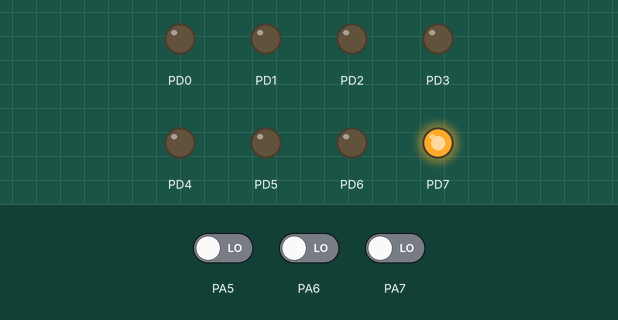
A program run on a simulated ATmega128, built with avr-gcc and emulated at 8 MHz. Shown: output pins drawn as LEDs (lit = HIGH). Dashed ring = blinking. The test bench sets the inputs (shaded band); at power-on: PA5 LOW, PA7 LOW, PA6 LOW.

Above: at 1.2 s.
1.3 s: PA5 driven HIGH
At 2.1 s:
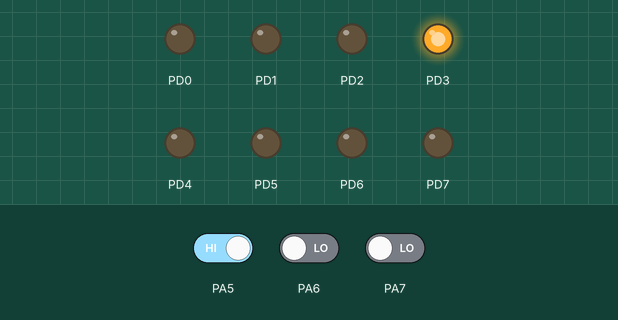
3.0 s: PA7 driven HIGH
At 3.15 s:
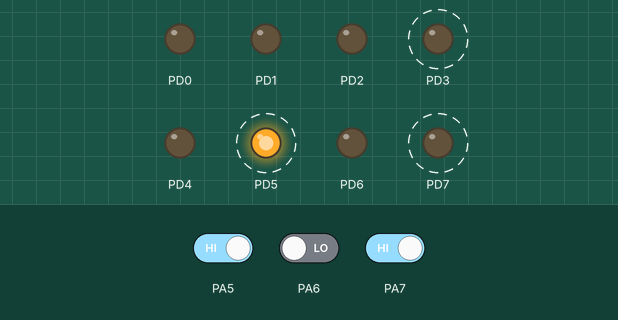
6.0 s: PA6 driven HIGH
At 6.35 s:
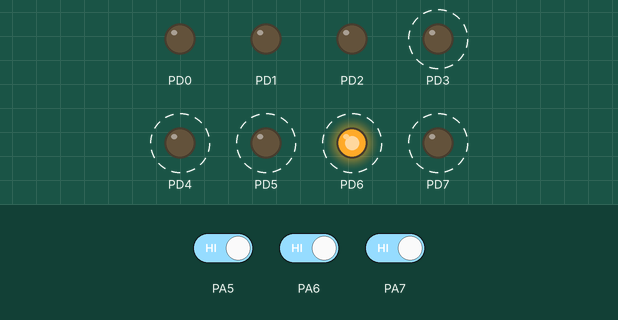
9.0 s: PA6 driven LOW
At 9.45 s:
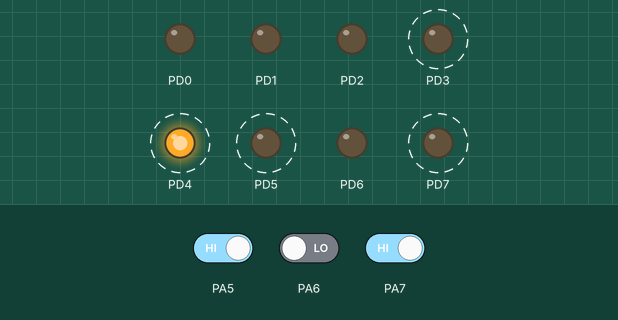
12.0 s: PA5 driven LOW
At 12.9 s:
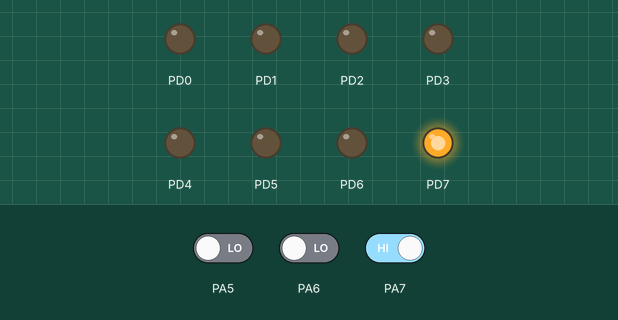
Timing chart, 0 to 14.5 s (numbered marks = the images above; inputs shaded):
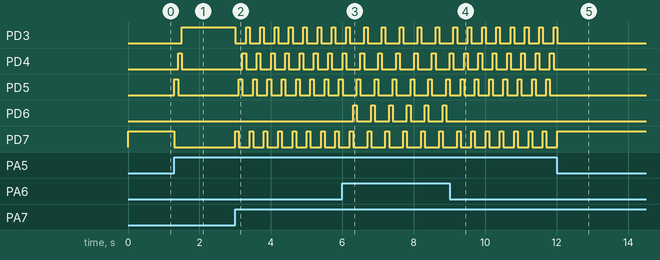

Measured:
- after the input at 1.3 s, PD3: LOW → HIGH after 0.20 s; PD4: LOW → HIGH after 0.10 s, → LOW 0.10 s later; PD5: LOW → HIGH at once, → LOW 0.10 s later; PD7: HIGH → LOW at once
- after the input at 3.0 s, PD3, PD7: alternates HIGH for 0.10 s and LOW for 0.30 s, starting at once; PD4: alternates HIGH for 0.10 s and LOW for 0.30 s, starting after 0.20 s; PD5: alternates HIGH for 0.10 s and LOW for 0.30 s, starting after 0.10 s
- after the input at 6.0 s, PD3: alternates HIGH for 0.10 s and LOW for 0.40 s, starting after 0.61 s; PD4: alternates HIGH for 0.10 s and LOW for 0.40 s, starting after 0.51 s; PD6: alternates HIGH for 0.10 s and LOW for 0.40 s, starting after 0.31 s; PD7: alternates HIGH for 0.10 s and LOW for 0.40 s, starting after 0.71 s
- after the input at 9.0 s, PD6: stops changing and stays LOW
- after the input at 12.0 s, PD3: goes on until 12.0 s, then stays LOW; PD4, PD5: stops changing and stays LOW; PD7: goes on until 12.0 s, then stays HIGH

The program:

main.c
```c
/*

OpdrachtB7.c*
Created: 7-2-2025 13:11:34
Author : leonb*/
#define F_CPU 8e6

#include <avr/io.h>
#include <util/delay.h>

// Enum for the different states
enum state { startstate, state1, state2, state3, endstate };

void wait(int ms)
{
	for (int i = 0; i < ms; i++)
	{
		_delay_ms(1);
	}
}

// Sets the current state to the start state
enum state currentState = startstate;

int main(void)
{
    // Sets the port a for input and the port d for output
	DDRA = 0x00;
    DDRD = 0xFF;

    PORTA = 0x00;


    while (1)
    {
		// Switch case to check wich state the program is in
		// There is a check in each case for if the buttons are pressed
        switch(currentState){
            case startstate:
                if (PINA & 0b01000000){ // 6
                    currentState = state1;
                } else if (PINA & 0b00100000) // 5
                {
                    currentState = state2;
                }
                break;
            case state1:
                if (PINA & 0b00100000){ // 5
                    currentState = state2;
                } else if (PINA & 0b10000000) // 7
                {
                    currentState = startstate;
                }
                break;
            case state2:
                if (PINA & 0b00100000){ // 5
                    currentState = state3;
                } else if (PINA & 0b01000000) // 6
                {
                    currentState = state1;
                } else if (PINA & 0b10000000) // 7
                {
                    currentState = startstate;
                }
                break;
            case state3:
                if (PINA & 0b00100000){ // 5
                    currentState = endstate;
                } else if (PINA & 0b01000000) // 6
                {
                    currentState = endstate;
                } else if (PINA & 0b10000000) // 7
                {
                    currentState = startstate;
                }
                break;
            case endstate:
                if (PINA & 0b10000000) // 7
                {
                    currentState = startstate;
                }
                break;
        }

		// Switch case to turn the light on for the current state
		switch (currentState)
		{
			case startstate:
			PORTD = 0b10000000;
			break;
			case state1:
			PORTD = 0b01000000;
			break;
			case state2:
			PORTD = 0b00100000;
			break;
			case state3:
			PORTD = 0b00010000;
			break;
			case endstate:
			PORTD = 0b00001000;
			break;
		}

		wait(100);
    }
}
```
